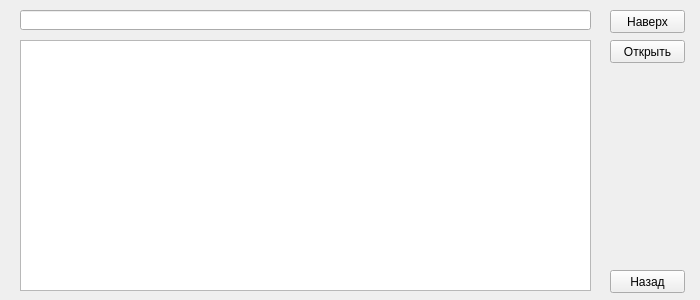
<?xml version="1.0" encoding="UTF-8"?>
<ui version="4.0">
 <class>FileViewer</class>
 <widget class="QWidget" name="FileViewer">
  <property name="geometry">
   <rect>
    <x>0</x>
    <y>0</y>
    <width>700</width>
    <height>300</height>
   </rect>
  </property>
  <property name="windowTitle">
   <string>Form</string>
  </property>
  <widget class="QLineEdit" name="dirLineEdit">
   <property name="geometry">
    <rect>
     <x>20</x>
     <y>10</y>
     <width>571</width>
     <height>20</height>
    </rect>
   </property>
  </widget>
  <widget class="QPushButton" name="backBtn">
   <property name="geometry">
    <rect>
     <x>610</x>
     <y>270</y>
     <width>75</width>
     <height>23</height>
    </rect>
   </property>
   <property name="text">
    <string>Назад</string>
   </property>
  </widget>
  <widget class="QTreeView" name="treeView">
   <property name="geometry">
    <rect>
     <x>20</x>
     <y>40</y>
     <width>571</width>
     <height>251</height>
    </rect>
   </property>
  </widget>
  <widget class="QPushButton" name="openBtn">
   <property name="geometry">
    <rect>
     <x>610</x>
     <y>40</y>
     <width>75</width>
     <height>23</height>
    </rect>
   </property>
   <property name="text">
    <string>Открыть</string>
   </property>
  </widget>
  <widget class="QPushButton" name="upBtn">
   <property name="geometry">
    <rect>
     <x>610</x>
     <y>10</y>
     <width>75</width>
     <height>23</height>
    </rect>
   </property>
   <property name="text">
    <string>Наверх</string>
   </property>
  </widget>
 </widget>
 <resources/>
 <connections/>
</ui>
